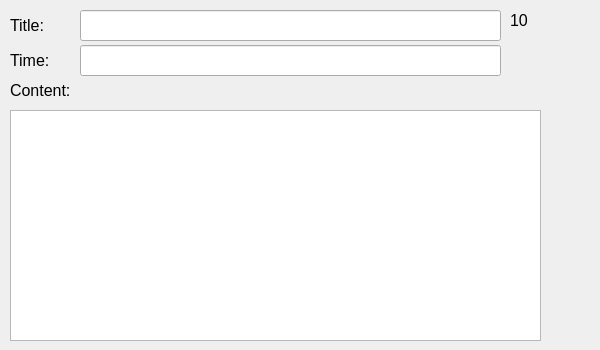
      <widget class="QWidget" name="Page10">
       <widget class="QLabel" name="label_28">
        <property name="geometry">
         <rect>
          <x>10</x>
          <y>15</y>
          <width>71</width>
          <height>21</height>
         </rect>
        </property>
        <property name="font">
         <font>
          <pointsize>12</pointsize>
         </font>
        </property>
        <property name="text">
         <string>Title:</string>
        </property>
       </widget>
       <widget class="QLabel" name="label_29">
        <property name="geometry">
         <rect>
          <x>10</x>
          <y>50</y>
          <width>71</width>
          <height>21</height>
         </rect>
        </property>
        <property name="font">
         <font>
          <pointsize>12</pointsize>
         </font>
        </property>
        <property name="text">
         <string>Time:</string>
        </property>
       </widget>
       <widget class="QLineEdit" name="title_10">
        <property name="geometry">
         <rect>
          <x>80</x>
          <y>10</y>
          <width>421</width>
          <height>31</height>
         </rect>
        </property>
        <property name="readOnly">
         <bool>true</bool>
        </property>
       </widget>
       <widget class="QLineEdit" name="time_10">
        <property name="geometry">
         <rect>
          <x>80</x>
          <y>45</y>
          <width>421</width>
          <height>31</height>
         </rect>
        </property>
        <property name="readOnly">
         <bool>true</bool>
        </property>
       </widget>
       <widget class="QLabel" name="label_30">
        <property name="geometry">
         <rect>
          <x>10</x>
          <y>80</y>
          <width>101</width>
          <height>21</height>
         </rect>
        </property>
        <property name="font">
         <font>
          <pointsize>12</pointsize>
         </font>
        </property>
        <property name="text">
         <string>Content:</string>
        </property>
       </widget>
       <widget class="QLabel" name="label_40">
        <property name="geometry">
         <rect>
          <x>510</x>
          <y>10</y>
          <width>81</width>
          <height>21</height>
         </rect>
        </property>
        <property name="font">
         <font>
          <pointsize>12</pointsize>
         </font>
        </property>
        <property name="layoutDirection">
         <enum>Qt::LeftToRight</enum>
        </property>
        <property name="frameShape">
         <enum>QFrame::NoFrame</enum>
        </property>
        <property name="text">
         <string>10</string>
        </property>
       </widget>
       <widget class="QPlainTextEdit" name="plainTextEdit_10">
        <property name="geometry">
         <rect>
          <x>10</x>
          <y>110</y>
          <width>531</width>
          <height>231</height>
         </rect>
        </property>
        <property name="readOnly">
         <bool>true</bool>
        </property>
       </widget>
      </widget>
